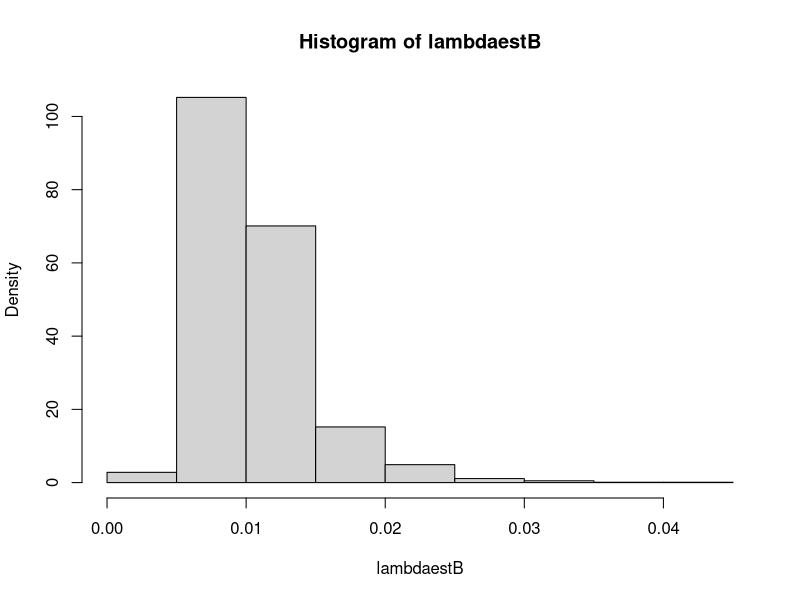
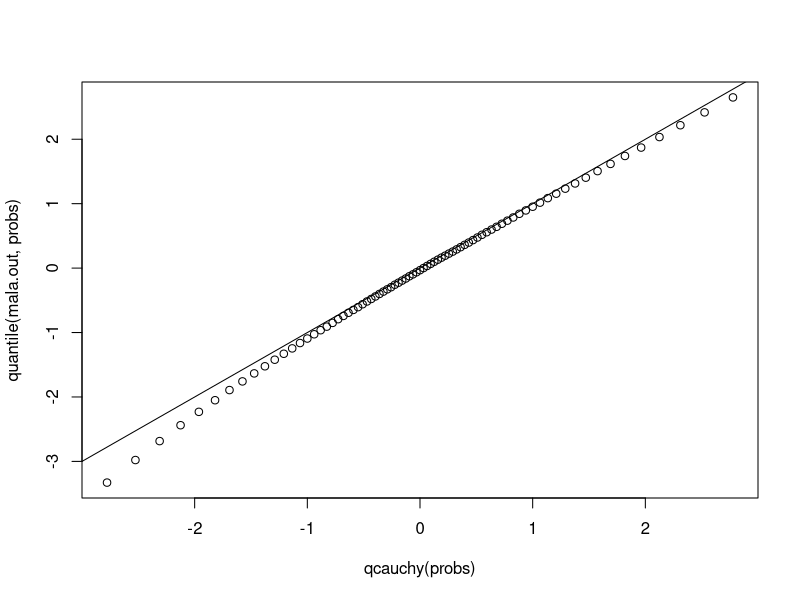
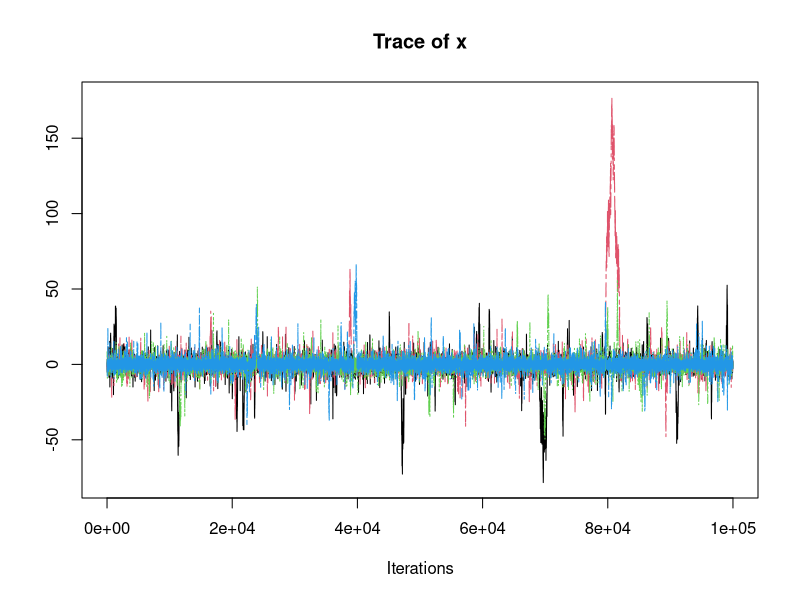
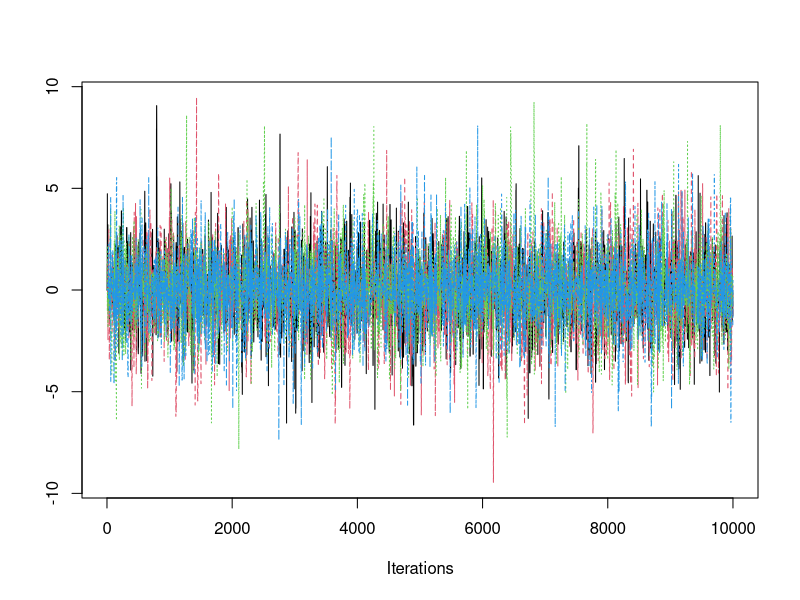
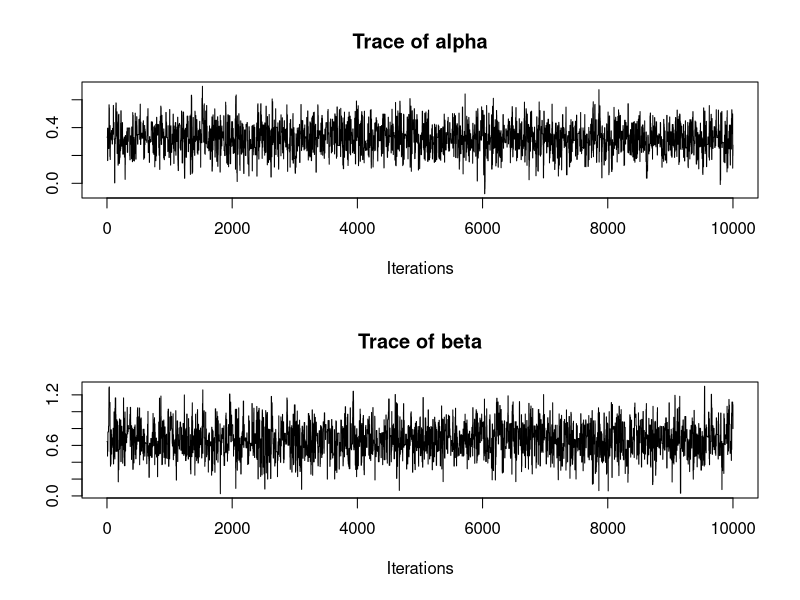
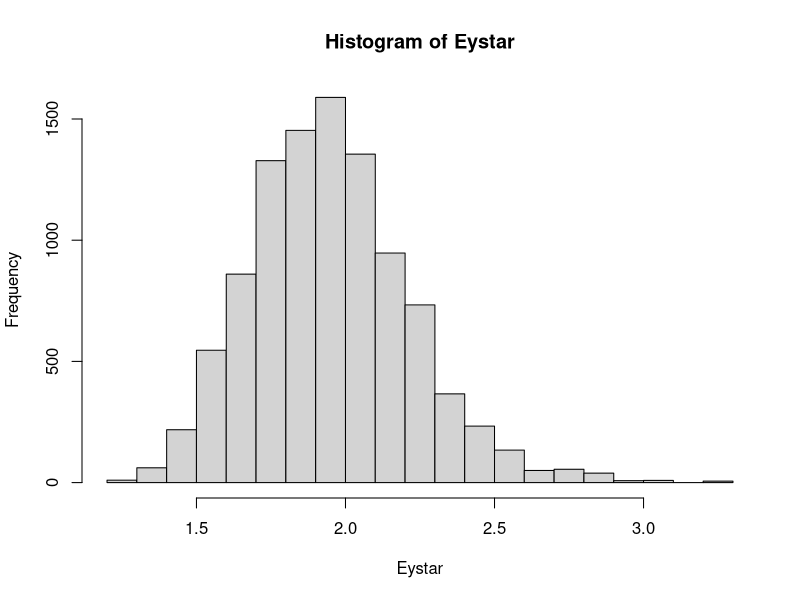
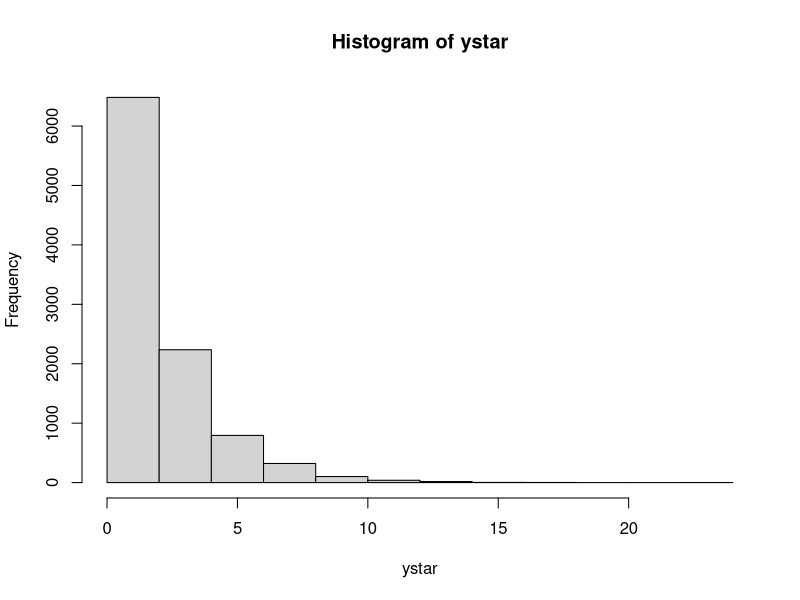

Write R code to recreate these figures, in order.
# clear all variables
rm(list=ls())

################################################################
#### Problem set 7
################################################################


################################################################
###--- Problem 8.4 (Rizzo)
library(boot)
aircondit
timesbetween <- aircondit$hours
n <- length(timesbetween)
lambdaest <- n/sum(timesbetween)
lambdaest

B <- 2000
lambdaestB <- numeric(B)
for(i in 1:B)
  lambdaestB[i] <- n/sum(sample(timesbetween,size=n,replace = TRUE))
hist(lambdaestB,prob=TRUE)
# Standard error
sd(lambdaestB)
# Bias
mean(lambdaestB)-lambdaest

# The same using the boot function (see appendix B1)
lambdaestfunc <- function(tdata,i)
  length(tdata[i])/sum(tdata[i])
boot(data=timesbetween,statistic = lambdaestfunc,R=2000)


################################################################
###--- Problem 8.5 (Rizzo)
# note: CI for inverse of lambda
inv.lambdaestfunc <- function(tdata,i)
  mean(tdata[i])

boot.obj <- boot(data=timesbetween,statistic = inv.lambdaestfunc,R=2000)
boot.obj
boot.ci(boot.obj,type=c("norm","basic","perc","bca"))



################################################################
###--- Problem 11.3 (Rizzo)
library(coda) # mcmc utilites


# 1-d MALA method from the lectures

oneDMALA <- function(lp_grad,
                     theta1 = 0.0,
                     Delta = 0.5,
                     n.iter=10000){

  # storage
  out <- numeric(n.iter)
  out[1] <- theta1
  old.lpg <- lp_grad(theta1)

  Nacc <- 0

  for( i in 2:n.iter){
    # proposal
    thetaStar <- out[i-1] + 0.5*Delta*old.lpg$grad +
      sqrt(Delta)*rnorm(1)
    # new eval at proposal
    new.lpg <- lp_grad(thetaStar)

    # proposal density forward
    lqf <- dnorm(thetaStar,mean = out[i-1] + 0.5*Delta*old.lpg$grad,
                 sd = sqrt(Delta),log=TRUE)
    # proposal density backward
    lqb <- dnorm(out[i-1],mean = thetaStar + 0.5*Delta*new.lpg$grad,
                 sd = sqrt(Delta),log=TRUE)

    # accept probability
    alpha <- exp(min(0.0,
                     new.lpg$lp + lqb # numerator
                     -old.lpg$lp - lqf # denominator
    ))

    if(runif(1)<alpha && is.finite(alpha)){
      out[i] <- thetaStar
      old.lpg <- new.lpg
      Nacc <- Nacc + 1
    } else {
      out[i] <- out[i-1]
    }

  } # main iteration loop
  print(paste0("MALA done, accept rate :",Nacc/(n.iter-1)))
  return(out)
} # function

# target function
lpg <- function(x){
  return(list(lp=-log(1.0+x^2), #no need for normalizing constant
              grad=-2.0*x/(1.0+x^2)))
}

# the distribution is quite hard to sample due to very heavy tails,
# hence use many iterations

mala.out <- oneDMALA(lp_grad=lpg,theta1=rcauchy(1),Delta=4.0,n.iter = 100000)
# plot mcmc quantiles against theoretical deciles
par(mfrow=c(1,1))
probs <- 0.01*(11:89)
plot(qcauchy(probs),quantile(mala.out,probs))
abline(0,1)
# looks quite good, note, tails very difficult to get properly represented

# now run a few more chains to be able to run proper tests

mcmc1 <- mcmc(mala.out)
varnames(mcmc1)<- 'x'
mala.out <- oneDMALA(lp_grad=lpg,theta1=rcauchy(1),Delta=4.0,n.iter = 100000)
mcmc2 <- mcmc(mala.out)
varnames(mcmc2)<- 'x'
mala.out <- oneDMALA(lp_grad=lpg,theta1=rcauchy(1),Delta=4.0,n.iter = 100000)
mcmc3 <- mcmc(mala.out)
varnames(mcmc3)<- 'x'
mala.out <- oneDMALA(lp_grad=lpg,theta1=rcauchy(1),Delta=4.0,n.iter = 100000)
mcmc4 <- mcmc(mala.out)
varnames(mcmc4)<- 'x'

ml <- mcmc.list(mcmc1,mcmc2,mcmc3,mcmc4)

effectiveSize(ml)
# not super-good due to the heavy tails
traceplot(ml)
# look at trace plot
geweke.diag(ml)
# borderline OK
gelman.diag(ml)
# borderline OK



################################################################
###--- Problem 11.6 (Rizzo)

# write from scratch specific for standard laplace

laplaceRWMH <- function(x1=0.0,sigma=4.0,n.iter=10000){
  out <- numeric(n.iter)
  out[1] <- x1
  lpold <- -abs(x1)
  nacc <- 0
  for(i in 2:n.iter){
    xprop <- out[i-1] + sigma*rnorm(1)
    lpprop <- -abs(xprop)
    if(runif(1)<exp(min(0.0,lpprop-lpold))){
      out[i] <- xprop
      lpold <- lpprop
      nacc <- nacc+1
    } else {
      out[i] <- out[i-1]
    }
  }
  print(paste0("accept prob : ",nacc/(n.iter-1)))
  return(out)
}

out <- laplaceRWMH()
effectiveSize(out)

# too small propopsal variance
out.1 <- laplaceRWMH(sigma=1.0)
effectiveSize(out.1)

#too large proposal variance
out.20 <- laplaceRWMH(sigma=20.0)
effectiveSize(out.20)



# run more chains for diagnostics

mcmc1 <- mcmc(laplaceRWMH())
mcmc2 <- mcmc(laplaceRWMH())
mcmc3 <- mcmc(laplaceRWMH())
mcmc4 <- mcmc(laplaceRWMH())

ml <- mcmc.list(mcmc1,mcmc2,mcmc3,mcmc4)

effectiveSize(ml)
# quite OK
traceplot(ml)
# look at trace plot
geweke.diag(ml)
# OK
gelman.diag(ml)
# OK


################################################################
###--- Problem 1

# from exercise set
# simulate data
set.seed(123)
n <- 100
x <- runif(n,min=-1)
y <- rexp(n,rate=1.0/exp(0.4+0.5*x))

# log-target distribution (theta=(alpha,beta))
lp <- function(theta){
  alpha <- theta[1]
  beta <- theta[2]
  log.like <- sum(dexp(y,rate=1.0/exp(alpha+beta*x),log=TRUE))
  log.prior <- dnorm(alpha,sd=10.0,log=TRUE) + dnorm(beta,sd=10.0,log=TRUE)
  return(log.like+log.prior)
}
# end from exercise set


#
#  point 1,a)
#

# bivariate RWMH method (from exercise set 7)
twoDRWMH <- function(lprob, # log-probability density kernel
                     Sigma=diag(2), # default proposal covariance = identity matrix
                     theta1=c(0.0,0.0), # default initial configuration
                     n.iter=10000){
  # allocate output space
  out <- matrix(0.0,n.iter,2)
  out[1,] <- theta1

  # store old lprob
  lp.old <- lprob(theta1)

  # cholesky factorization of Sigma for fast sampling
  L <- t(chol(Sigma)) #lower triangular factor

  # accept counter
  Nacc <- 0
  # main iteration loop
  for(i in 2:n.iter){
    # proposal
    thetaStar <- out[(i-1),] + L%*%rnorm(2)

    # evaluate
    lp.star <- lprob(thetaStar)

    # accept prob
    alpha <- exp(min(0.0,lp.star-lp.old))

    # accept/reject
    if(runif(1)<alpha && is.finite(alpha)){
      # accept
      out[i,] <- thetaStar
      lp.old <- lp.star
      Nacc <- Nacc+1
    } else {
      out[i,] <- out[(i-1),]
    }
  } # main iteration loop

  print(paste0("RWMH done, accept rate : ",Nacc/(n.iter-1)))
  return(out)
} # function

# initial run to get a reasonable estimate of the covariance
sim <- twoDRWMH(lprob = lp)
init.theta <- colMeans(sim)
init.cov <- cov(sim)

# main run
#
sim <- twoDRWMH(lprob = lp,Sigma = 4.0*init.cov, theta1=init.theta)
colnames(sim) <- c("alpha","beta")
mcmc1 <- mcmc(sim)

#
# point 1.b)
#

# check trace plots
par(mfrow=c(2,1))
traceplot(mcmc1)
# removing burn in does not seem neccessary, as we already started
# the last MCMC run close to the posterior mean

# check diagnostics and ESS
effectiveSize(mcmc1)
geweke.diag(mcmc1)
# all look OK, with ESS>1000

#
# 1.c)
#

# predictive mean distribution
Eystar <- exp(mcmc1[,1]+0.5*mcmc1[,2])
par(mfrow=c(1,1))
hist(Eystar)
mean(Eystar)
sd(Eystar)


#
# 1.d)
#
# predictive distribution of new observation
ystar <- Eystar*rexp(length(Eystar))
hist(ystar)
mean(ystar)
sd(ystar)
# sought probability
mean(ystar>5.0)

#
# 1.e)
#
xgrid <- seq(from=-1,to=1,by=0.05)
sta <- matrix(0.0,nrow=length(xgrid),3)

for(i in 1:length(xgrid)){
  sta[i,] <- quantile(exp(mcmc1[,1]+xgrid[i]*mcmc1[,2]),probs = c(0.05,0.5,0.95))
}
par(mfrow=c(1,1))
pdf("pred_mean.pdf")
plot(xgrid,sta[,2],type="l",lwd=2,ylim=c(0,4),
     main="predictive mean",ylab="mean",xlab="x") # median
lines(xgrid,sta[,1],col="red")
lines(xgrid,sta[,3],col="green")
legend("topleft",legend=c("median","q05","q95"),
       col=c("black","red","green"),lty=c(1,1,1),lwd=c(2,1,1))
dev.off()


#
# 1.f)
#
xgrid <- seq(from=-1,to=1,by=0.05)
sta <- matrix(0.0,nrow=length(xgrid),3)
eps <- rexp(length(mcmc1[,1]))


for(i in 1:length(xgrid)){
  sta[i,] <- quantile(eps*exp(mcmc1[,1]+xgrid[i]*mcmc1[,2]),probs = c(0.05,0.5,0.95))
}
par(mfrow=c(1,1))
pdf("pred_obs.pdf")
plot(xgrid,sta[,2],type="l",lwd=2,ylim=c(0,9),
     main="predictive new observation",ylab="new observation",xlab="x") # median
lines(xgrid,sta[,1],col="red")
lines(xgrid,sta[,3],col="green")
legend("topleft",legend=c("median","q05","q95"),
       col=c("black","red","green"),lty=c(1,1,1),lwd=c(2,1,1))
dev.off()
